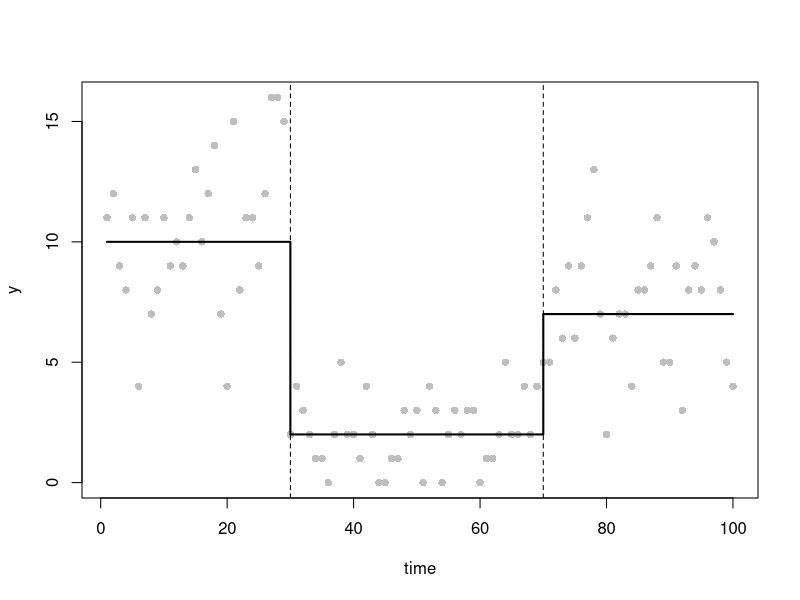
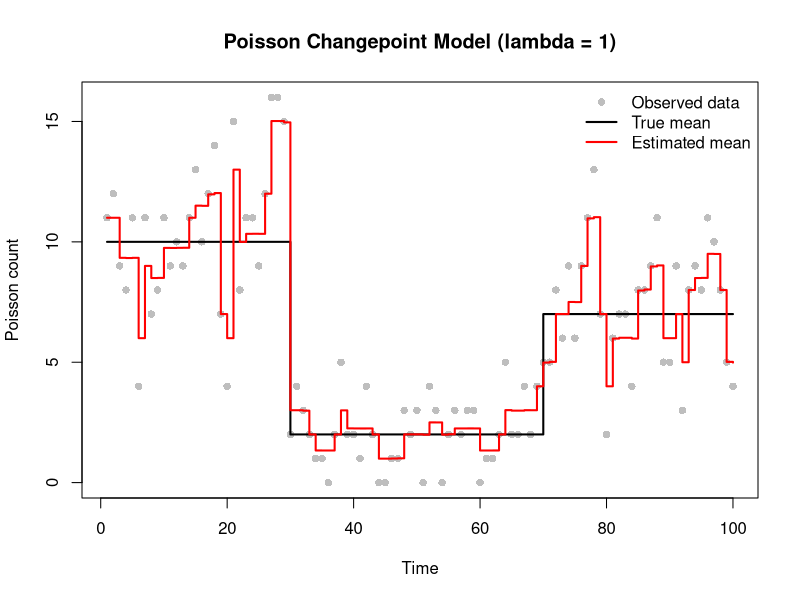
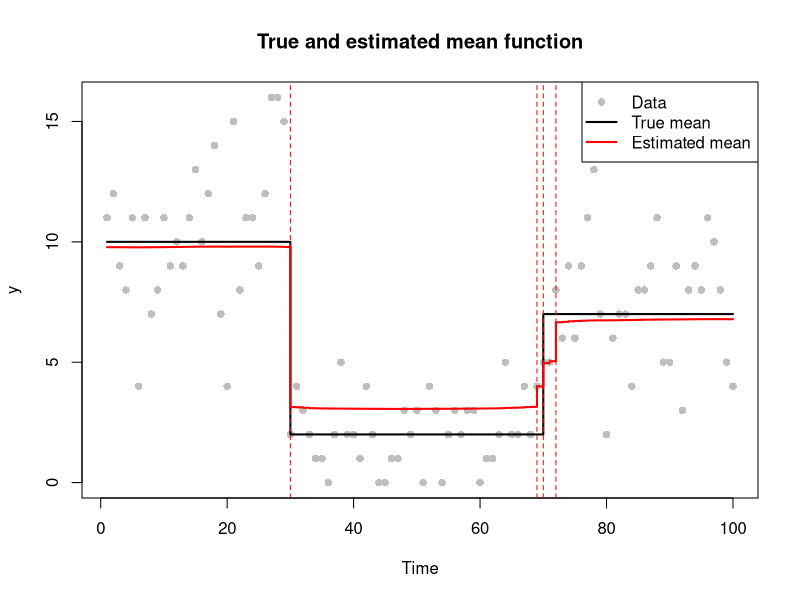
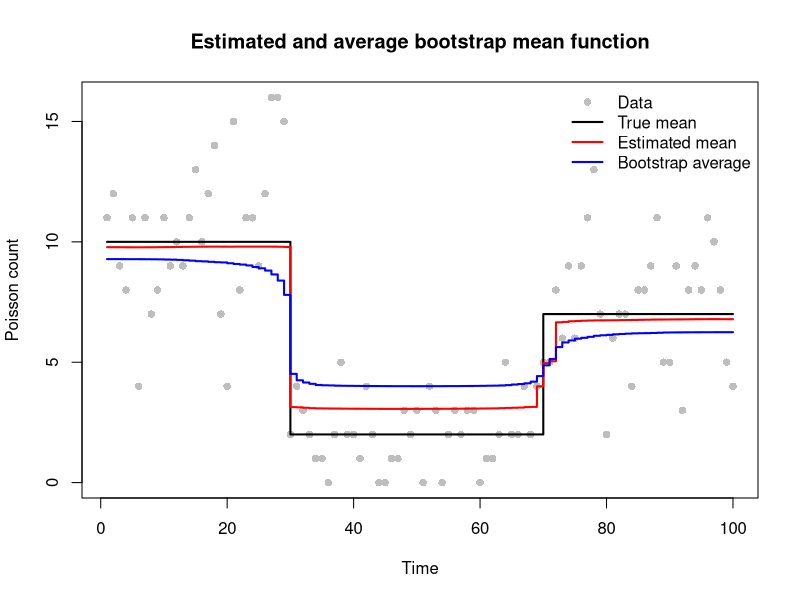
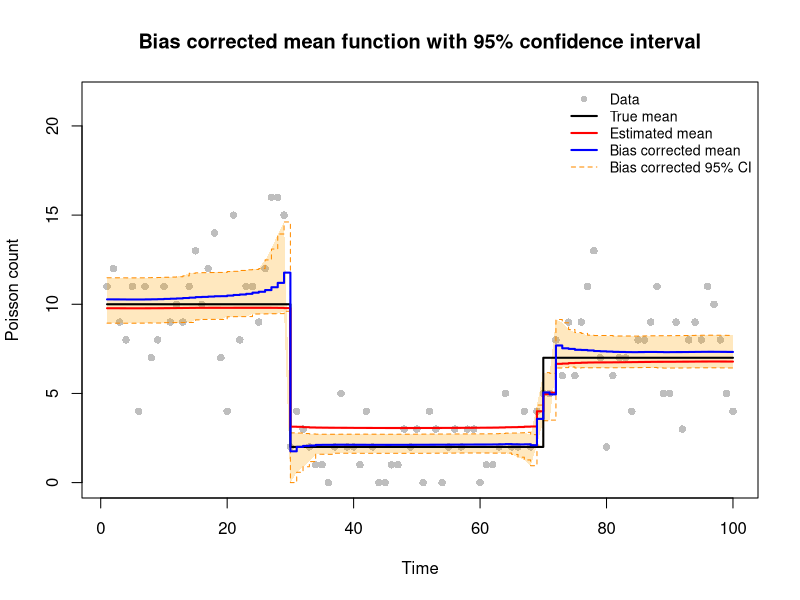

Write the R code that produced these figures, in order.
# Practical 3: Changepoint Estimation
# Group members and contributions:
# Abdullah Alajalin (s3045135) 33%
# Xingchan Liao (s2931335) 33%
# Andreas Athinodorou (s2241333) 33%
# Github repo: https://github.com/Lena-84/esp-proj3.git

#
# Overview:
# We estimate the number and locations of changepoints in the mean of
# Poisson-distributed observations using a smoothed LASSO penalty.
# BFGS is used for model fitting, and mBIC selects the penalty parameter.
# Parametric bootstrap then assesses uncertainty, corrects estimation bias,
# and constructs 95% confidence intervals for the mean function.

############ FUNCTIONS ############

# poission_lasso_objective
# Calculate the penalised negative Poisson log-likelihood.
# beta controls the cumulative log-mean; beta[1] is not penalised.
poission_lasso_objective<- function(beta, y, lambda=1, eps=1e-6){
  #calculate the linear predictor
  eta<-cumsum(beta)
  #convert log-mean to possion mean
  mu<-exp(eta)
  #calculate nagative log-likelihood
  neg_loglik<--sum(dpois(y, lambda=mu, log=TRUE))
  #calculate the smoothed LASSO penalty
  penalty<-lambda*sum(sqrt(beta[-1]^2+eps))
  # Calculate the total penalised objective
  objective <- neg_loglik + penalty
  return(objective)
}

# Gradient of the smoothed LASSO objective
# Reverse cumulative sums give the derivative of the negative log-likelihood.
poission_lasso_grad <- function(beta, y, lambda=1, eps=1e-6) {
  # Calculate the linear predictor and mean
  eta <- cumsum(beta)
  mu <- exp(eta)
  # Gradient of negative log-likelihood
  residual <- mu - y
  grad_loglik <- rev(cumsum(rev(residual)))
  # initialize gradient of penalty
  grad_penalty <- numeric(length(beta))
  # penalty derivatives for beta[2], ..., beta[n]
  grad_penalty[-1] <- lambda * beta[-1] / sqrt(beta[-1]^2 + eps)
  # Combine both gradients
  gradient<-grad_loglik+ grad_penalty
  return(gradient)
}


# Hessian of the smoothed LASSO objective
# Each entry sums the means from max(i,j) to n.
# Reverse cumulative sums avoid repeated calculations.
poission_lasso_hess <- function(beta, y, lambda=1, eps=1e-6) {
  
  eta <- cumsum(beta)
  mu <- exp(eta)
  n <- length(beta)
  # Precompute the sum of mu from each position to n.
  remaining_sum <- rev(cumsum(rev(mu)))
  # Construct the likelihood Hessian using matrix indices.
  index <- outer(1:n, 1:n, pmax)
  H <- matrix(remaining_sum[index], nrow=n, ncol=n)
  # Add the penalty curvature to the diagonal, excluding beta[1].
  for (j in 2:n) {
    penalty_second <- lambda * eps / (beta[j]^2 + eps)^(3/2)
    H[j,j] <- H[j,j] + penalty_second
  }
  
  return(H)
}


# Use BFGS to fit the Poisson changepoint model for one penalty value.
# lambda is the penalty, y is the data and beta_init is the starting beta.
# The optim result gives the fitted coefficients in $par and the status
# in $convergence (0 means converged).
fit_lasso <- function(lambda, y, beta_init) {
  fit <- optim(
    beta_init,
    fn = poission_lasso_objective,
    gr = poission_lasso_grad,
    y = y,
    lambda = lambda,
    method = "BFGS",
    control = list(maxit = 5000, reltol = 1e-10)
  )
  return(fit)
}

############ DATA SIMULATION ############
# Simulate three Poisson-mean segments with true changes at 30 and 70.
# Set the seed so that every group member reproduces the same data.
# set seed
set.seed(12345)

n <- 100
time <- 1:n

#3 time district
tau_true <- c(1, 30, 70, n+1) 
m_true <- length(tau_true)-2
theta_true <- c(10, 2, 7)

mu_true <- numeric(n)

for(i in seq_along(theta_true))
  mu_true[tau_true[i]:(tau_true[i+1]-1)] <- theta_true[i]

y <- rpois(n, lambda = mu_true)

plot(time, y, pch = 16, col = "grey")
lines(mu_true, col = "black", lwd = 2, type = "s")
abline(v = tau_true[-c(1,length(tau_true))], lty = "dashed")

############ FUNCTION TESTS ############


# At zero jumps the fitted mean equals the sample mean.
beta_init <- c(log(mean(y)), rep(0, n-1))
cat("Initial objective:", poission_lasso_objective(beta_init, y), "\n")

# Test both zero and non-zero jump coefficients using central differences.
beta_test <- beta_init
beta_test[2] <- 0.5
beta_test[3] <- -0.3

h <- 1e-5
j <- 2
beta_plus <- beta_test
beta_minus <- beta_test
beta_plus[j] <- beta_plus[j] + h
beta_minus[j] <- beta_minus[j] - h

grad_numeric <- (
  poission_lasso_objective(beta_plus, y) -
    poission_lasso_objective(beta_minus, y)
) / (2*h)
grad_analytic <- poission_lasso_grad(beta_test, y)[j]
cat("Gradient absolute error:", abs(grad_numeric - grad_analytic), "\n")

# Verify Hessian dimensions, symmetry, finiteness, and all columns by
# central differences of the gradient.
H_test <- poission_lasso_hess(beta_test, y)
cat("Hessian dimensions:", dim(H_test), "\n")
cat("Hessian symmetric:", isSymmetric(H_test), "\n")
cat("Hessian finite:", all(is.finite(H_test)), "\n")

h <- 1e-6
errors <- numeric(n)
for (j in 1:n) {
  beta_plus <- beta_test
  beta_minus <- beta_test
  beta_plus[j] <- beta_plus[j] + h
  beta_minus[j] <- beta_minus[j] - h
  
  hess_numeric <- (
    poission_lasso_grad(beta_plus, y) -
      poission_lasso_grad(beta_minus, y)
  ) / (2*h)
  errors[j] <- max(abs(hess_numeric - H_test[,j]))
}
cat("Maximum Hessian absolute error:", max(errors), "\n")


############ INITIAL BFGS FIT ############

# Fit with lambda = 1 and check the optimiser's convergence code.
fit <- optim(
  par=beta_init,
  fn=poission_lasso_objective,
  gr=poission_lasso_grad,
  y=y,
  lambda=1,
  method="BFGS",
  control=list(maxit=1000, reltol=1e-9)
)
cat("Q3 convergence:", fit$convergence, "\n")
cat("Q3 objective:", fit$value, "\n")

beta_hat <- fit$par
mu_hat <- exp(cumsum(beta_hat))

# Compare fitted means with the true piecewise mean and observed counts.
plot(time, y, pch=16, col="grey",
     xlab="Time", ylab="Poisson count",
     main="Poisson Changepoint Model (lambda = 1)")
lines(time, mu_true, col="black", lwd=2, type="s")
lines(time, mu_hat, col="red", lwd=2, type="s")
legend("topright",
       legend=c("Observed data", "True mean", "Estimated mean"),
       col=c("grey", "black", "red"),
       pch=c(16, NA, NA),
       lty=c(NA, 1, 1),
       lwd=c(NA, 2, 2),
       bty="n")


############ PENALTY GRID SEARCH AND mBIC ############

# Start with a constant mean equal to the sample mean and zero jumps.
beta_init <- c(log(mean(y)), rep(0, n - 1))

# Grid of penalty values to try, equally spaced on the log scale.
log_lambda <- seq(-1, 5, by = 0.05)
lambda_grid <- exp(log_lambda)
n_grid <- length(lambda_grid)

# Store one result for each penalty value.
edf <- numeric(n_grid)       # effective degrees of freedom
m_tilde <- numeric(n_grid)   # effective number of changepoints
mbic <- numeric(n_grid)      # mBIC score
conv <- integer(n_grid)      # convergence code, 0 means converged

# Fit and score the model for each penalty value.
for (i in seq_len(n_grid)) {
  fit <- fit_lasso(lambda_grid[i], y, beta_init)
  conv[i] <- fit$convergence
  beta_hat <- fit$par
  
  # Evaluate both Hessians at the same fitted coefficients,
  # with the penalty (H_lambda) and without it (H_0).
  H_lambda <- poission_lasso_hess(beta_hat, y, lambda = lambda_grid[i])
  H_0 <- poission_lasso_hess(beta_hat, y, lambda = 0)
  
  # Solve H_lambda %*% A = H_0, then add the diagonal entries of A.
  # This gives the effective degrees of freedom, a measure of model
  # flexibility.
  edf[i] <- sum(diag(solve(H_lambda, H_0)))
  
  # With lambda = 0 the cost is the negative log-likelihood at beta_hat,
  # so change the sign to get the log-likelihood.
  loglik <- -poission_lasso_objective(beta_hat, y, lambda = 0)
  
  # Remove one degree of freedom for the baseline log-mean.
  m_tilde[i] <- edf[i] - 1
  
  # mBIC balances how well the model fits against its effective number
  # of changepoints.
  mbic[i] <- 3 * m_tilde[i] * log(n) - 2 * loglik
}

# optim returns convergence code 0 when a fit converges.
if (any(conv != 0)) {
  warning(sum(conv != 0), " grid fits did not converge")
}

# The best lambda is the one with the smallest mBIC.
i_best <- which.min(mbic)
lambda_hat <- lambda_grid[i_best]


############ SELECTED MODEL AND CHANGEPOINTS ############

# Refit the model using the selected penalty.
fit_best <- fit_lasso(lambda_hat, y, beta_init)
if (fit_best$convergence != 0) {
  warning("best fit did not converge")
}
beta_best <- fit_best$par

# The running sum gives the log-mean at each time point.
mu_hat <- exp(cumsum(beta_best))

# Compare the fitted mean with the true mean and the observed counts.
plot(
  time, y, pch = 16, col = "grey", xlab = "Time", ylab = "y",
  main = "True and estimated mean function"
)
lines(time, mu_true, col = "black", lwd = 2, type = "s")
lines(time, mu_hat, col = "red", lwd = 2, type = "s")
legend(
  "topright",
  legend = c("Data", "True mean", "Estimated mean"),
  col = c("grey", "black", "red"),
  pch = c(16, NA, NA),
  lty = c(NA, 1, 1),
  lwd = c(NA, 2, 2)
)

# Round down the effective number of changepoints.
m_hat <- floor(m_tilde[i_best])

# Skip the baseline and rank the jumps by absolute size. Add 1 to recover
# the original time indices, then sort the selected locations.
jump_order <- order(abs(beta_best[-1]), decreasing = TRUE) + 1
tau_hat <- sort(jump_order[seq_len(m_hat)])

# Mark the estimated changepoints on the plot.
abline(v = tau_hat, col = "red", lty = 2)

cat("Best lambda =", round(lambda_hat, 3),
    "(log lambda =", log_lambda[i_best], ")\n")
cat("Estimated number of changepoints =", m_hat, "\n")
cat("Estimated changepoint locations =", tau_hat, "\n")


############ PARAMETRIC BOOTSTRAP AND CONFIDENCE INTERVALS ############
# The fitted mean mu_hat is both biased (the penalty shrinks the jumps) and 
# uncertain. To measure this we treat mu_hat as the true mean, simulate B new 
# datasets from it, refit with the selected penalty, and see how the B fitted
# means differ from mu_hat. Row b of mu_boot is the b-th fitted mean.
B <- 200
mu_boot <- matrix(NA, nrow = B, ncol = n)
conv_boot <- integer(B)
# Fix the seed so the bootstrap results are reproducible.
set.seed(2026)
for (b in 1:B) {
  # Simulate a new dataset of Poisson counts from the fitted mean 
  y_sim <- rpois(n, lambda = mu_hat)
  # Start from a constant mean equal to the simulated sample mean, no jumps 
  beta_init_sim <- c(log(mean(y_sim)), rep(0, n - 1))
  fit_b <- fit_lasso(lambda_hat, y_sim, beta_init_sim)
  conv_boot[b] <- fit_b$convergence 
  # Convert the fitted coefficients to a mean function and store it
  mu_boot[b, ] <- exp(cumsum(fit_b$par))
}

if (any(conv_boot != 0)) {
  warning(sum(conv_boot != 0), " bootstrap fits did not converge")
}

# Average bootstrap mean at each time point (colMeans averages each column).
mu_bar <- colMeans(mu_boot)

# Plot mu_hat against mu_bar. mu_bar is further from the truth than mu_hat,
# because refitting shrinks the jumps a second time.
plot(
  time, y, pch = 16, col = "grey", xlab = "Time", ylab = "Poisson count",
  main = "Estimated and average bootstrap mean function"
)
lines(time, mu_true, col = "black", lwd = 2, type = "s")
lines(time, mu_hat, col = "red", lwd = 2, type = "s")
lines(time, mu_bar, col = "blue", lwd = 2, type = "s")
legend(
  "topright",
  legend = c("Data", "True mean", "Estimated mean", "Bootstrap average"),
  col = c("grey", "black", "red", "blue"),
  pch = c(16, NA, NA, NA),
  lty = c(NA, 1, 1, 1),
  lwd = c(NA, 2, 2, 2),
  bty = "n"
)

# mu_bar - mu_hat estimates the bias of the method. Assuming the same bias
# separates mu_hat from the true mean, remove it once more from mu_hat:
# mu_bc = mu_hat - (mu_bar - mu_hat) = 2 mu_hat - mu_bar.
mu_bc <- 2 * mu_hat - mu_bar

# 2.5% and 97.5% quantiles of the B bootstrap means at each time point
# (apply with 2 runs quantile on every column of mu_boot).
q_L <- apply(mu_boot, 2, quantile, probs = 0.025)
q_U <- apply(mu_boot, 2, quantile, probs = 0.975)

# Basic bootstrap confidence interval: reflect the quantiles about mu_hat, 
# in the same way as mu_bc. If mu_hat^(b) - mu_hat behaves like mu_hat - mu, 
# the true mean lies in [2 mu_hat - q_U, 2 mu_hat - q_L] with about 95% 
# probability.
q_L_bc <- 2 * mu_hat - q_U
q_U_bc <- 2 * mu_hat - q_L
# A Poisson mean cannot be negative, so set negative lower bounds to zero 
# (pmax takes the element-wise maximum).
q_L_bc <- pmax(q_L_bc, 0)

# Proportion of time points where the true mean lies inside the 95% band.
cat("Bias corrected 95% CI coverage of the true mean:",
    mean(mu_true >= q_L_bc & mu_true <= q_U_bc), "\n")

############ FINAL PLOT ############

# Leave space at the top of the plot so the legend does not cover the data.
y_max <- 1.35 * max(y, q_U_bc)
plot(
  time, y, pch = 16, col = "grey", ylim = c(0, y_max),
  xlab = "Time", ylab = "Poisson count",
  main = "Bias corrected mean function with 95% confidence interval"
)

# Shade the 95% band: polygon traces the lower bound left to right, then the 
# upper bound right to left (rev reverses a vector) to close the shape.
# adjustcolor makes the fill semi-transparent.
polygon(c(time, rev(time)), c(q_L_bc, rev(q_U_bc)),
        col = adjustcolor("orange", alpha.f = 0.25), border = NA)
# type = "s" draws step lines, matching a mean that jumps between levels.
lines(time, q_L_bc, col = "darkorange", lty = 2, type = "s")
lines(time, q_U_bc, col = "darkorange", lty = 2, type = "s")
lines(time, mu_true, col = "black", lwd = 2, type = "s")
lines(time, mu_hat, col = "red", lwd = 2, type = "s")
lines(time, mu_bc, col = "blue", lwd = 2, type = "s")
# One entry per element; NA means no point symbol or no line for that entry.
legend(
  "topright",
  legend = c("Data", "True mean", "Estimated mean",
             "Bias corrected mean", "Bias corrected 95% CI"),
  col = c("grey", "black", "red", "blue", "darkorange"),
  pch = c(16, NA, NA, NA, NA),
  lty = c(NA, 1, 1, 1, 2),
  lwd = c(NA, 2, 2, 2, 1),
  bty = "n", cex = 0.85
)
